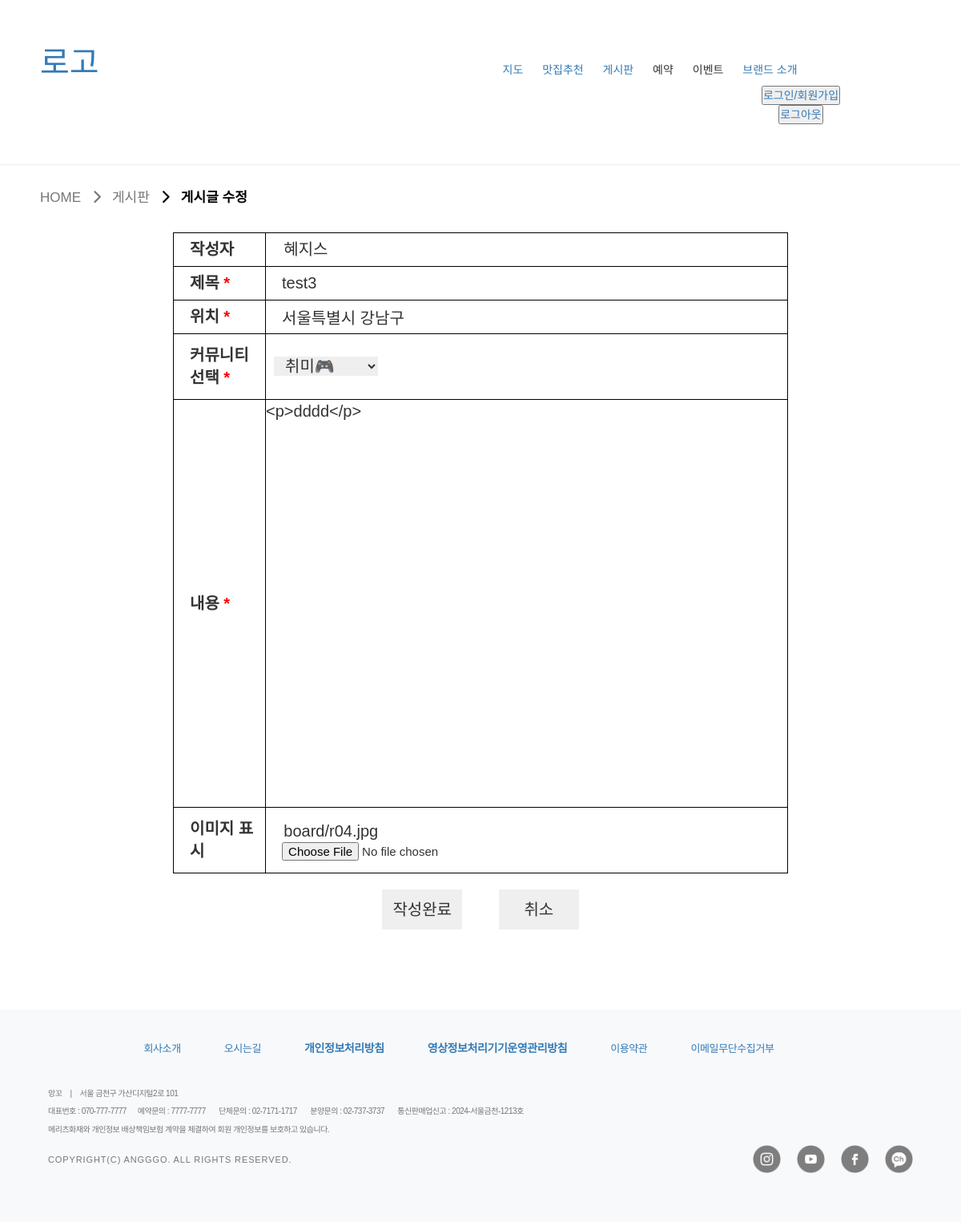
/board/bmodify/3/, run on the app's committed database.
### board/models.py (models this page shows, shortened)
class Board(models.Model):
  bno = models.AutoField(primary_key=True)
  member = models.ForeignKey(Member,on_delete=models.DO_NOTHING, null=True)
  btitle = models.CharField(max_length=1000)
  bcontent = models.TextField()
  bgps = models.CharField(max_length=1000)
  bselect = models.CharField(max_length=500,choices=CHOICES)
  like_member = models.ManyToManyField(Member,default='',related_name='like_member')
  bgroup = models.IntegerField(null=True)
  bstep = models.IntegerField(default=0)
  bindent = models.IntegerField(default=0)
  bhit = models.IntegerField(default=0)
  bdate = models.DateTimeField(auto_now=True)
  bfile = models.ImageField(null=True,blank=True,upload_to='board')

### member/models.py (models this page shows, shortened)
class Member(models.Model):
    id = models.CharField(max_length=50, primary_key=True)  # 아이디
    pw = models.CharField(max_length=100)  # 패스워드
    name = models.CharField(max_length=100)  # 사용자명
    nickname = models.CharField(max_length=100)  # 닉네임
    birth = models.DateField(null=True)  # 생년월일
    email = models.EmailField(max_length=100)  # 사용자 이메일
    tel = models.CharField(max_length=20)  # 사용자 전화번호
    addr = models.CharField(max_length=200)  # 사용자 주소
    mDate = models.DateTimeField(auto_now_add=True)  # 가입일
    point = models.IntegerField(default=0)  # 마일리지
    agree1 = models.DateTimeField(auto_now_add=True) # 필수약관동의
    agree2 = models.DateTimeField(auto_now_add=True) # 선택약관동의

### board/views.py (the view, shortened to what this page needs)
# urls.py: path('bmodify/<int:bno>/', views.bmodify, name='bmodify'),   # 게시글 수정하기
def bmodify(request,bno):   # 1. 글수정페이지 호출 / 2. 글수정 저장
  if request.method == 'GET':
    qs = Board.objects.get(bno=bno)
    context = {"board":qs}
    return render(request,'bmodify.html',context)

### board/templates/bmodify.html (shortened to what this page needs)
{% load static %}
<!DOCTYPE html>
<html lang="ko">
<head>
  <link rel="stylesheet" href="https://cdnjs.cloudflare.com/ajax/libs/font-awesome/6.1.0/css/all.min.css" />
  <link rel="stylesheet" type="text/css" href="{% static '/css/bmodify.css' %}">
    <link href="https://stackpath.bootstrapcdn.com/bootstrap/3.4.1/css/bootstrap.min.css" rel="stylesheet">
    <link href="https://cdn.jsdelivr.net/npm/summernote@0.9.0/dist/summernote.min.css" rel="stylesheet">
</head>
<body>
  <header>
    <div class="inner">
      <a href="/"><span class="main_logo">로고</span></a>
      <ul>
        <a href="/map/success/"><li>지도</li></a>
        <a href="/foodBoard/foodList/"><li>맛집추천</li></a>
        <a href="/board/nboard/"><li>게시판</li></a>
        <li>예약</li>
        <li>이벤트</li>
        <a href="/Brand/"><li>브랜드 소개</li></a>
      </ul>
      <span>
        <button type="button" class="ag_my"><a href="/member/login/">로그인/회원가입</a></button>
        <button type="button" class="ag_my"><a href="/member/logout/">로그아웃</a></button>
      </span>
    </div>
    <hr>
  </header>
  <main>
    <div class="here">
      <div class="sub_navloc">HOME&nbsp;&nbsp; <i class="fa-solid fa-chevron-right"></i>&nbsp;&nbsp; 게시판&nbsp;&nbsp; <strong><i class="fa-solid fa-chevron-right"></i>&nbsp;&nbsp; 게시글 수정</strong></div>
    </div>
    <div class="bmodify">
      <form action="" name="modifyFrm" id="modifyFrm" method="post" enctype="multipart/form-data">
        <table>
          <colgroup>
            <col width="15%">
            <col width="85%">
          </colgroup>
          <tr>
            <th class="summer">작성자</th>
            <td>&nbsp;&nbsp;&nbsp;&nbsp;{{board.member.nickname}}</td>
          </tr>
          <tr>
            <th class="star">제목</th>
            <td><input type="text" name="btitle" id="btitle" value="{{board.btitle}}"></td>
          </tr>
          <tr>
            <th class="star">위치</th>
            <td id="blocation"><input type="text" name="bgps" id="bgps" value="{{board.bgps}}"></td>
          </tr>
          <tr>
            <th class="star">커뮤니티 선택</th>
            <td>
              <select name="bselect" id="community">
                <option value="취미" id="hobby" {% if '취미' in board.bselect %}selected{% endif %}>취미🎮</option>
              </select>
            </td>
          </tr>
          <tr>
            <th class="star">내용</th>
            <td class="sumcontent">
              <textarea name="bcontent" id="summernote" cols="50" rows="10">{{board.bcontent}}</textarea>
            </td>
          </tr>
          <tr>
            <th class="summer">이미지 표시</th>
            <td>
              &nbsp;&nbsp;&nbsp;&nbsp;{{board.bfile}}
              <input type="file" onchange="readURL(this);" name="bfile" id="file">
            </td>
          </tr>
        </table>
        <div class="button-wrapper">
          <button type="button" class="write">작성완료</button>
          <button type="button" class="cancel" onclick="javascript:location.href='/board/nboard/'">취소</button>
        </div>
      </form>
    </div>
  </main>
  <footer>
    <div class="footerr">
        <div class="ftnavi">
            <ul>
                <li><a href="">회사소개</a></li>
                <li><a href="">오시는길</a></li>
                <li><a href="">개인정보처리방침</a></li>
                <li><a href="">영상정보처리기기운영관리방침</a></li>
                <li><a href="">이용약관</a></li>
                <li><a href="">이메일무단수집거부</a></li>
            </ul>
        </div>
        <div class="bottom_footer">
            <div class="addr">
                <p>앙꼬<span>|</span>서울 금천구 가산디지털2로 101</p>
                <p class="tel">대표번호 : 070-777-7777&nbsp;&nbsp;
                    <span>예약문의 : 7777-7777</span>
                    <span>단체문의 : 02-7171-1717</span>
                    <span>분양문의 : 02-737-3737</span>
                    <span>통신판매업신고 : 2024-서울금천-1213호</span>
                </p>
                <p>메리츠화재와 개인정보 배상책임보험 계약을 체결하여 회원 개인정보를 보호하고 있습니다.</p>
                <p class="copy">COPYRIGHT(C) ANGGGO. ALL RIGHTS RESERVED.</p>
            </div>
            <div class="sns">
                <a href="#"><img src="/static/images/main/insta_btn_fnew.png"></a>
                <a href="#"><img src="/static/images/main/youtube_btn_fnew.png"></a>
                <a href="#"><img src="/static/images/main/facebook_btn_fnew.png"></a>
                <a href="#"><img src="/static/images/main/kakao_ch_btn_fnew.png"></a>
            </div>
        </div>
    </div>
</footer>
</body>
</html>

### static/css/bmodify.css (style rules this page uses)
* { margin: 0; padding: 0; font-family: "Noto Sans KR", sans-serif; font-optical-sizing: auto; font-style: normal; }
ul, ol { list-style: none; }
a { text-decoration: none; color: inherit; cursor: pointer; }
main { width: 100%; box-sizing: border-box; }
* { margin: 0; padding: 0; }
header { height: 100px; }
.inner { margin: 50px; box-sizing: border-box; }
ul, li, span { display: inline-block; text-align: center; }
ul { margin: 0 auto; }
li { margin-right: 20px; }
.main_logo { font-size: 40px; margin-right: 500px; }
.ag_my { margin-left: 800px; }
img { width: 2100px; height: 600px; margin-top: 100px; }
table, tr, td { border: 1px solid black; border-collapse: collapse; }
.bmodify { width: 100%; height: 1000px; position: relative; top: 50px; box-sizing: border-box; }
#modifyFrm { width: 80%; height: 900px; margin: 0 auto; box-sizing: border-box; }
.here { width: 90%; height: 30px; position: relative; top: 25px; margin-left: 50px; margin-top: 60px; }
.here>div { color: #767676; }
.here>i, strong { color: black; }
.sub_navloc { font-size: 17px; }
#modifyFrm>table { width: 80%; height: 800px; border: 1px solid red; margin: 0 auto; }
#modifyFrm { font-size: 20px; }
#modifyFrm .summer { padding-left: 20px; }
#modifyFrm .star { padding-left: 20px; }
#modifyFrm .star::after { content: " *"; color: red; }
input[type=text] { border: 0; width: 100%; height: 100%; font-size: 20px; padding-left: 20px; }
td.sumcontent { width: 850px; height: 400px; padding: 0; margin: 0; }
#summernote { width: 100%; height: 500px; resize: none; box-sizing: border-box; border: none; outline: none; font-size: 20px; }
#community { width: 20%; font-size: 20px; border: none; position: relative; left: 10px; padding-left: 10px; }
.button-wrapper { width: 80%;height: 50px; text-align: center; margin: 10px auto; }
.button-wrapper>button { width: 100px; height: 50px; font-size: 20px; border:none; box-shadow: none; cursor: pointer; margin: 10px 20px; }
input[type=file] { font-size: 15px; padding-left: 20px; }
footer { width: 100%; height: 265px; margin-top: 20px; --bs-bg-opacity: 1; background-color: rgba(248, 249, 250, var(--bs-bg-opacity)) !important; padding-top: 3rem !important; padding-bottom: 3rem !important; }
.footerr { align-items: center; justify-content: center; flex-direction: column; padding-right: 1.5rem !important; padding-left: 1.5rem !important; padding-right: 3rem !important; padding-left: 3rem !important; width: 100%; padding-right: calc(1.5rem * 0.5); padding-left: calc(0 * 0.5); margin-right: auto; margin-left: auto; }
@media (min-width: 576px) { .footerr { max-width: 540px; } }
@media (min-width: 768px) { .footerr { max-width: 720px; } }
@media (min-width: 992px) { .footerr { max-width: 960px; } }
@media (min-width: 1200px) { .footerr { max-width: 1140px; } }
.ftnavi { display: flex; margin: 0 auto; flex-direction: column; align-items: center; justify-content: center; padding-left: 20px; padding-right: 20px; padding-top: 8px; }
.ftnavi ul { color: #000000; box-sizing: border-box; }
.ftnavi li { list-style: none; float: left; }
.ftnavi li a { font-size: 13px; font-weight: 300; letter-spacing: -0.03em; margin: 0 34px 10px 0; }
.ftnavi li:nth-child(3) a, .ftnavi li:nth-child(4) a { font-size: 14px; font-weight: 600; }
.bottom_footer { display: flex; align-items: flex-end; justify-content: space-between; width: 100%; padding-bottom: 10px; }
.addr { width: 60%; padding-top: 20px; color: #767676; font-size: 10px; font-weight: 400; letter-spacing: -0.05em; }
.addr p { margin-bottom: 8px; }
.addr span { margin: 0 10px; }
.tel span { margin: 0 7px; }
.addr .copy { padding-top: 15px; font-size: 11px; font-weight: 300; letter-spacing: 0.08em; }
.sns { display: flex; justify-content: flex-start; align-items: right; margin-left: auto; }
.sns a { margin-left: 20px; display: flex; justify-content: flex-end; align-items: center; padding-right: 0; }
.sns img { width: 35px; height: 35px; margin-right: 0; }

### data on the page
Board: member.nickname "혜지스", btitle "test3", bgps "서울특별시 강남구", bselect "취미🎮", bcontent "<p>dddd</p>", bfile "board/r04.jpg"
